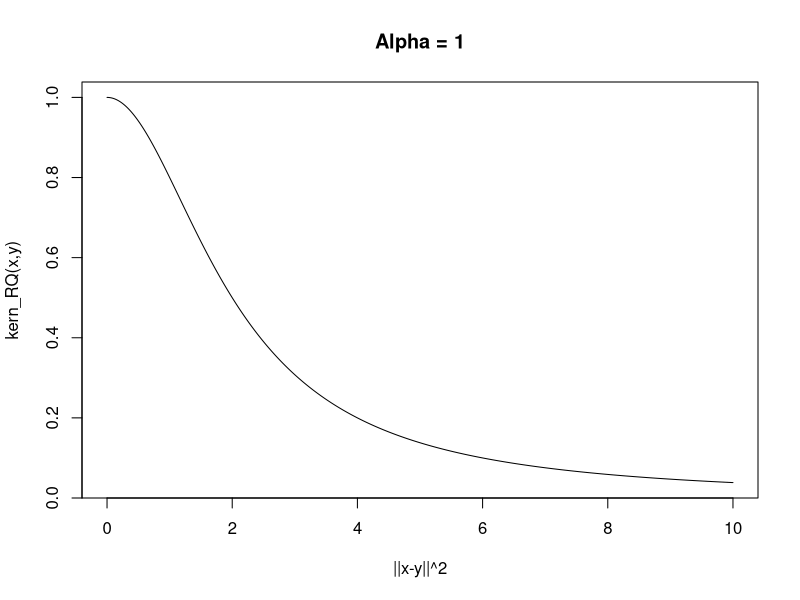
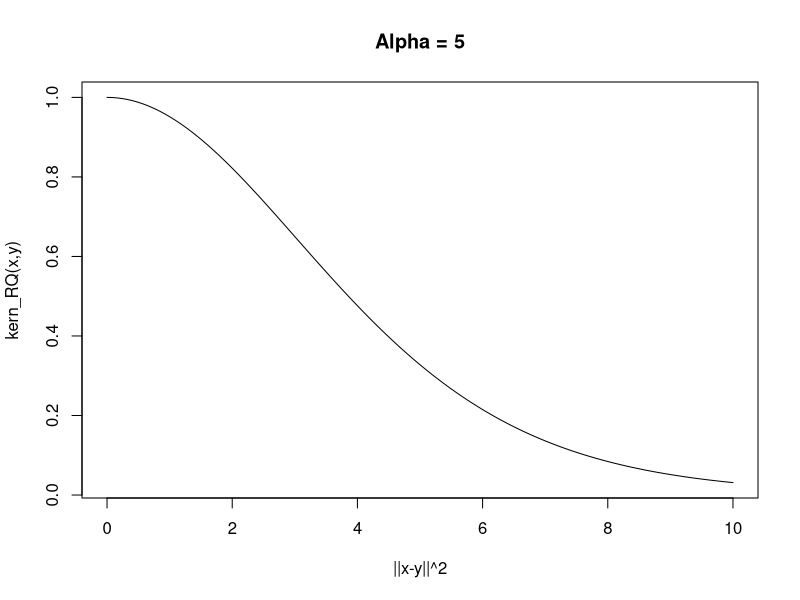
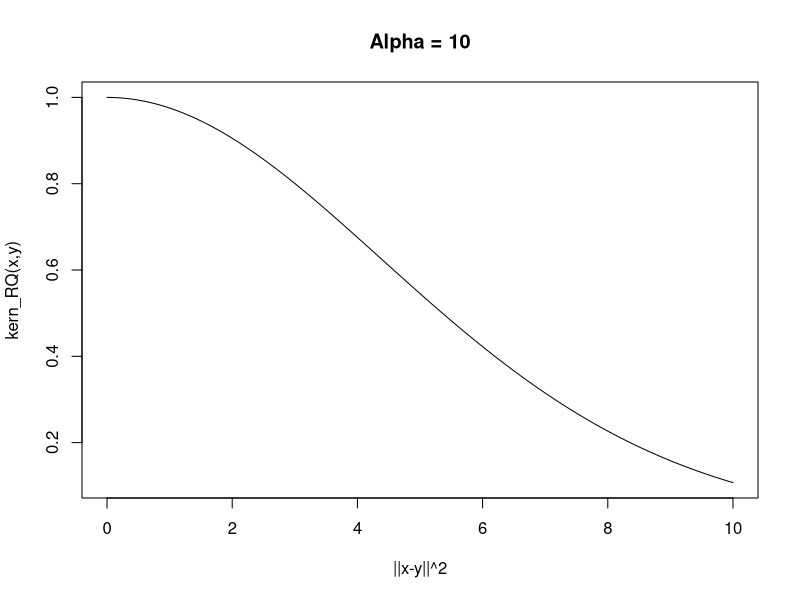
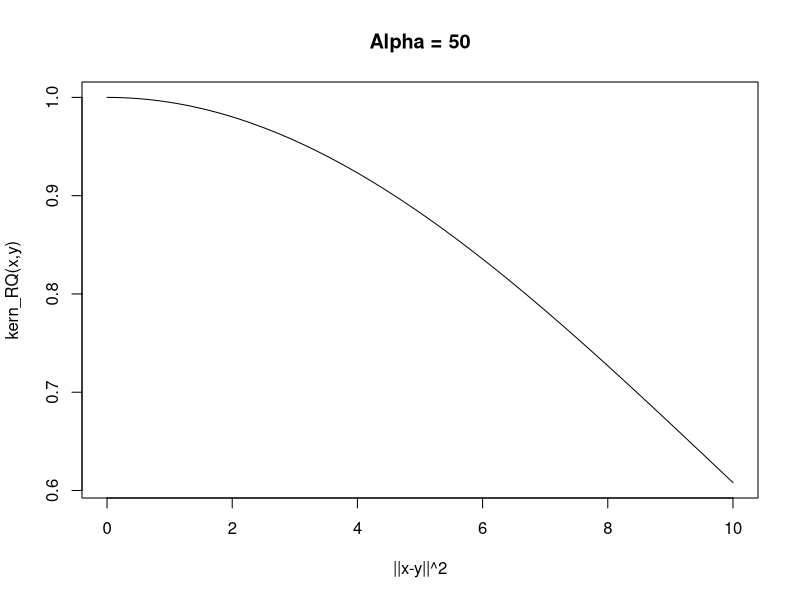

Recreate these plots in R, in order. (Note: this script raises an error after producing the figures.)
# Métodos basados en Kernels para aprendizaje automático
# Tarea 1
# Integrantes: Sebastián Dinator, Cristóbal Quijanes.

# Ejercicio 1

# 1)

vector <- matrix(c(seq(1, 20), seq(10, 100, 10), seq(31, 100)), 1, 100)
vector

# 2)
## 2.1)
A <- matrix(c(2, 5, -6, 1), 4, 1)
B <- matrix(c(1, 1, 1, 1), 4, 1)
A_t <- t(A)

res <- A_t %*% B
res

## 2.2)

C <- matrix(c(-1, 3, -6, 1), 4, 1)
D <- matrix(c(1, -2, 3, -4), 4, 1)
E <- matrix(c(1, 0, 0, 2), 4, 1)

F <- C + D
F_t <- t(F)

res2 <- F_t %*% E
res2

## 2.3)

G <- matrix(c(0, -1, 2, 0), 4, 1)
G_t <- t(G)
H <- matrix(c(1, 8, -4, 1, 2, 7, -3, -1, 3, 6, -2, 1, 4, 5, -1, -1), 4, 4)
I <- matrix(c(1, 0, 0, 2), 4, 1)

J <- G_t %*% H
res3 <- J %*% I
res3

# 3)

v1 <- matrix(seq(1, 50), 1, 50)
v2 <- matrix(seq(1, 500), 1, 500)
v3 <- matrix(seq(1, 1000), 1, 1000)
v4 <- matrix(seq(1, 15000), 1, 15000)
v5 <- matrix(seq(1, 200000), 1, 200000)

norma <- function(v) {
  suma <- 0
  for (i in v) {
    suma <- suma + i^2
  }
  n <- sqrt(suma)
  return(n)
}

n1 <- norma(v1)
n2 <- norma(v2)
n3 <- norma(v3)
n4 <- norma(v4)
n5 <- norma(v5)

n1
n2
n3
n4
n5

# 4)

norma2 <- function(v) {
  m <- sqrt(sum(v^2))
  return(m)
}

n1 <- norma2(v1)
n2 <- norma2(v2)
n3 <- norma2(v3)
n4 <- norma2(v4)
n5 <- norma2(v5)

n1
n2
n3
n4
n5

# 5)

varianza <- function(v) {
  prom <- sum(v) / length(v)
  out <- sum((v - prom)^2) / (length(v) - 1) # Error en PDF, esta correido en codigo
  return(out)
}

v6 <- matrix(c(3, 4, 3), 1, 3)
output <- varianza(v6)
output

# 6) (sale como 5 en pdf)

factor <- function(e) {
  new_e <- e
  while (e > 1) {
    new_e <- new_e * (e - 1)
    e <- e - 1
  }
  return(new_e)
}

fact_matr <- function(m) {
  elem <- NULL
  shape <- dim(m)

  for (i in m) {
    n_f <- factor(i)
    elem <- c(elem, n_f)
  }

  matriz <- matrix(elem, shape[1], shape[2])
  return(matriz)
}

mat_5 <- matrix(c(1, 2, 3, 4, 5, 6, 7, 8, 1, 2, 3, 4, 5, 6, 7, 8), 4, 4)
res <- fact_matr(mat_5)
res

# 7) (sale como 6 en pdf)

func7 <- function(x, y, M) {
  n <- length(x)
  m <- length(y)

  result <- 0

  for (l in 1:n) {
    suma_jk <- 0
    for (j in 1:m) {
      suma_k <- sum(y[j] * x[l] * x * M[l, j])
      suma_jk <- suma_jk + suma_k
    }

    result <- result + suma_jk
  }

  final <- (1 / n) * result
  return(final)
}

n <- 3
m <- 4
M <- matrix(0, n, m)

for (i in 1:n) {
  for (j in 1:m) {
    M[i, j] <- (i + j) * (i - j)
  }
}

x <- c(1, 2, 3)
y <- c(0.5, 0.7, 0.9)

res7 <- func7(x, y, M)
res7

###############################################
# Ejercicio 2

# 1)

kern_RQ <- function(x, y, sig, l, alpha) {
  dist <- sum((x - y)^2)
  par <- (dist / (2 * alpha * l)^2) + 1
  pot <- par^-alpha
  total <- sig^2 * pot

  return(total)
}

# 2)
alpha <- 1
sig <- 1
l <- 1
x <- seq(0, 10, length.out = 1000000)
y <- numeric(length(x))
for (i in seq_along(x)) {
  y[i] <- kern_RQ(x[i], 0, sig, l, alpha)
}

plot(x, y, type = "l", main = paste("Alpha =", alpha), xlab = "||x-y||^2", ylab = "kern_RQ(x,y)")

# 3)
alphas <- c(5, 10, 50)
for (alpha in alphas) {
  y <- numeric(length(x))
  for (i in seq_along(x)) {
    y[i] <- kern_RQ(x[i], 0, sig, l, alpha)
  }
  plot(x, y, type = "l", main = paste("Alpha =", alpha), xlab = "||x-y||^2", ylab = "kern_RQ(x,y)")
}

###############################################
# Ejercicio 3

# 1)

mult_trip <- function(x, y, A) {
  f <- length(x)
  x_t <- matrix(0.0, 1, f)

  for (i in 1:f) {
    x_t[1, i] <- x[i]
  }

  # Calcular x_t %*% A
  x_t_A <- matrix(0.0, 1, f)
  for (k in 1:f) {
    sum_x <- 0
    for (j in 1:f) {
      sum_x <- sum_x + (x_t[1, j] * A[j, k])
    }
    x_t_A[1, k] <- sum_x
  }

  # Calcular resultado
  res <- 0
  for (i in 1:f) {
    res <- res + x_t_A[1, i] * y[i]
  }

  return(res)
}

# Datos de ejemplo
n <- 10000
x <- runif(n)
y <- runif(n)

A <- matrix(0.0, n, n)
for (i in 1:n) {
  for (j in 1:n) {
    A[i, j] <- runif(1)
  }
}

# Calculo con funcion mult_trip
start_time_MT <- system.time({
  mult_trip(x, y, A)
})

# Calculo con funcion %*%
start_time_T <- system.time({
  t(x) %*% A %*% y
})

# Resultados
print(paste("Tiempo de ejecucion MT:", start_time_MT[["elapsed"]], "seg"))
print(paste("Tiempo de ejecucion T:", start_time_T[["elapsed"]], "seg"))


print(paste("Tiempo de ejecucion MT:", start_time_MT[["elapsed"]], "seg"))
print(paste("Tiempo de ejecucion T:", start_time_T[["elapsed"]], "seg"))
dif <- start_time_MT[["elapsed"]] - start_time_T[["elapsed"]]
format_diff <- sprintf("%.60f", dif)
print(paste("Diferencia:", format_diff))
# FALTA GRAFICAR!!

n <- seq(100, 5000, by = 1)
b <- numeric(length(n))
c <- numeric(length(n))

# Generación de datos para graficar mult_trip
for (i in seq_along(n)) {
  x <- runif(n)
  y <- runif(n)

  A <- matrix(0.0, n, n)
  for (i in 1:n) {
    for (j in 1:n) {
      A[i, j] <- runif(1)
    }
  }
  start_time_MT <- system.time({
    mult_trip(x, y, A)
  })
  b[i] <- start_time_MT[["elapsed"]]
}

# Generación de datos para graficar %*%
for (i in seq_along(n)) {
  x <- runif(n)
  y <- runif(n)

  A <- matrix(0.0, n, n)
  for (i in 1:n) {
    for (j in 1:n) {
      A[i, j] <- runif(1)
    }
  }
  start_time_T <- system.time({
    t(x) %*% A %*% y
  })
  c[i] <- start_time_T[["elapsed"]]
}


plot(n, start_time_MT[["elapsed"]], type = "l", main = paste("Tiempo de Ejecución MT"), xlab = "n", ylab = "Tiempo de Ejecución")
# Ejercicio 4

# a)


# b)


###############################################
# Ejercicio 5

# 1)


# 2)
